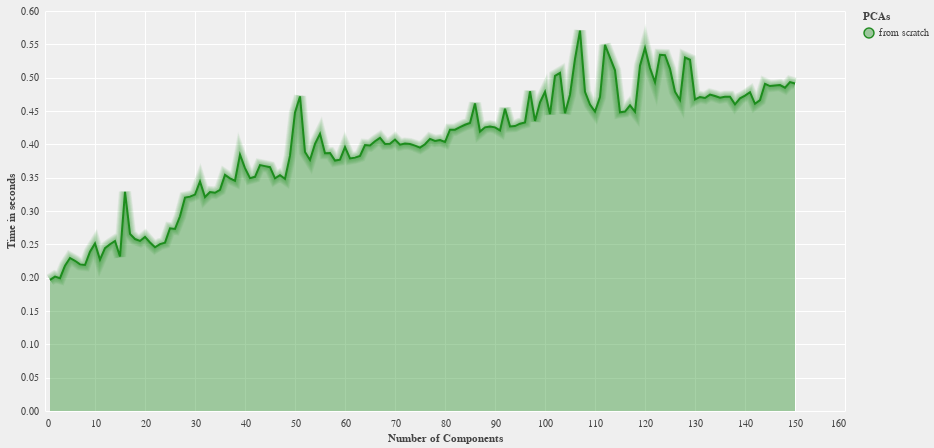

Notebook cell for this chart:
### Code cell
alt.renderers.enable('default'); plotter(data, "training_time", ("Number of Components", "Time in seconds", "PCAs"))

### Figure 1 — Vega-Lite specification as saved in the notebook (floating-point values rounded to 4 significant figures; data arrays with more than 128 entries replaced by an {"elided": "..."} marker saying what was removed)
{"config": {"view": {"continuousWidth": 800, "continuousHeight": 400}, "background": "#efefef", "axis": {"gridColor": "#ffffff", "domainColor": null, "tickColor": null, "labelColor": "#444444", "titleColor": "#444444"}, "legend": {"labelColor": "#444444", "titleColor": "#444444"}, "range": {"category": ["#228C22", "#5f249f", "#FF0000", "#ffff00", "#00FFFF", "#000000", "#FFFFFF"]}, "area": {"line": true, "fillOpacity": 0.4}, "line": {"strokeWidth": 2}}, "layer": [{"mark": "area", "encoding": {"color": {"type": "nominal", "field": "z", "title": "PCAs"}, "x": {"type": "quantitative", "axis": {"tickMinStep": 1}, "field": "x", "title": "Number of Components"}, "y": {"type": "quantitative", "field": "y", "title": "Time in seconds"}}}, {"layer": [{"mark": {"type": "line", "opacity": 0.05, "strokeWidth": 3.05}, "encoding": {"color": {"type": "nominal", "field": "z", "title": "PCAs"}, "x": {"type": "quantitative", "axis": {"tickMinStep": 1}, "field": "x", "title": "Number of Components"}, "y": {"type": "quantitative", "field": "y", "title": "Time in seconds"}}}, {"mark": {"type": "line", "opacity": 0.05, "strokeWidth": 4.1}, "encoding": {"color": {"type": "nominal", "field": "z", "title": "PCAs"}, "x": {"type": "quantitative", "axis": {"tickMinStep": 1}, "field": "x", "title": "Number of Components"}, "y": {"type": "quantitative", "field": "y", "title": "Time in seconds"}}}, {"mark": {"type": "line", "opacity": 0.05, "strokeWidth": 5.15}, "encoding": {"color": {"type": "nominal", "field": "z", "title": "PCAs"}, "x": {"type": "quantitative", "axis": {"tickMinStep": 1}, "field": "x", "title": "Number of Components"}, "y": {"type": "quantitative", "field": "y", "title": "Time in seconds"}}}, {"mark": {"type": "line", "opacity": 0.05, "strokeWidth": 6.2}, "encoding": {"color": {"type": "nominal", "field": "z", "title": "PCAs"}, "x": {"type": "quantitative", "axis": {"tickMinStep": 1}, "field": "x", "title": "Number of Components"}, "y": {"type": "quantitative", "field": "y", "title": "Time in seconds"}}}, {"mark": {"type": "line", "opacity": 0.05, "strokeWidth": 7.25}, "encoding": {"color": {"type": "nominal", "field": "z", "title": "PCAs"}, "x": {"type": "quantitative", "axis": {"tickMinStep": 1}, "field": "x", "title": "Number of Components"}, "y": {"type": "quantitative", "field": "y", "title": "Time in seconds"}}}, {"mark": {"type": "line", "opacity": 0.05, "strokeWidth": 8.3}, "encoding": {"color": {"type": "nominal", "field": "z", "title": "PCAs"}, "x": {"type": "quantitative", "axis": {"tickMinStep": 1}, "field": "x", "title": "Number of Components"}, "y": {"type": "quantitative", "field": "y", "title": "Time in seconds"}}}, {"mark": {"type": "line", "opacity": 0.05, "strokeWidth": 9.35}, "encoding": {"color": {"type": "nominal", "field": "z", "title": "PCAs"}, "x": {"type": "quantitative", "axis": {"tickMinStep": 1}, "field": "x", "title": "Number of Components"}, "y": {"type": "quantitative", "field": "y", "title": "Time in seconds"}}}, {"mark": {"type": "line", "opacity": 0.05, "strokeWidth": 10.4}, "encoding": {"color": {"type": "nominal", "field": "z", "title": "PCAs"}, "x": {"type": "quantitative", "axis": {"tickMinStep": 1}, "field": "x", "title": "Number of Components"}, "y": {"type": "quantitative", "field": "y", "title": "Time in seconds"}}}, {"mark": {"type": "line", "opacity": 0.05, "strokeWidth": 11.45}, "encoding": {"color": {"type": "nominal", "field": "z", "title": "PCAs"}, "x": {"type": "quantitative", "axis": {"tickMinStep": 1}, "field": "x", "title": "Number of Components"}, "y": {"type": "quantitative", "field": "y", "title": "Time in seconds"}}}, {"mark": {"type": "line", "opacity": 0.05, "strokeWidth": 12.5}, "encoding": {"color": {"type": "nominal", "field": "z", "title": "PCAs"}, "x": {"type": "quantitative", "axis": {"tickMinStep": 1}, "field": "x", "title": "Number of Components"}, "y": {"type": "quantitative", "field": "y", "title": "Time in seconds"}}}]}], "data": {"name": "data-86b15def2c4c81c93e246dc166d01333"}, "$schema": "https://vega.github.io/schema/vega-lite/v4.8.1.json", "datasets": {"data-86b15def2c4c81c93e246dc166d01333": {"elided": "150 records"}}}
